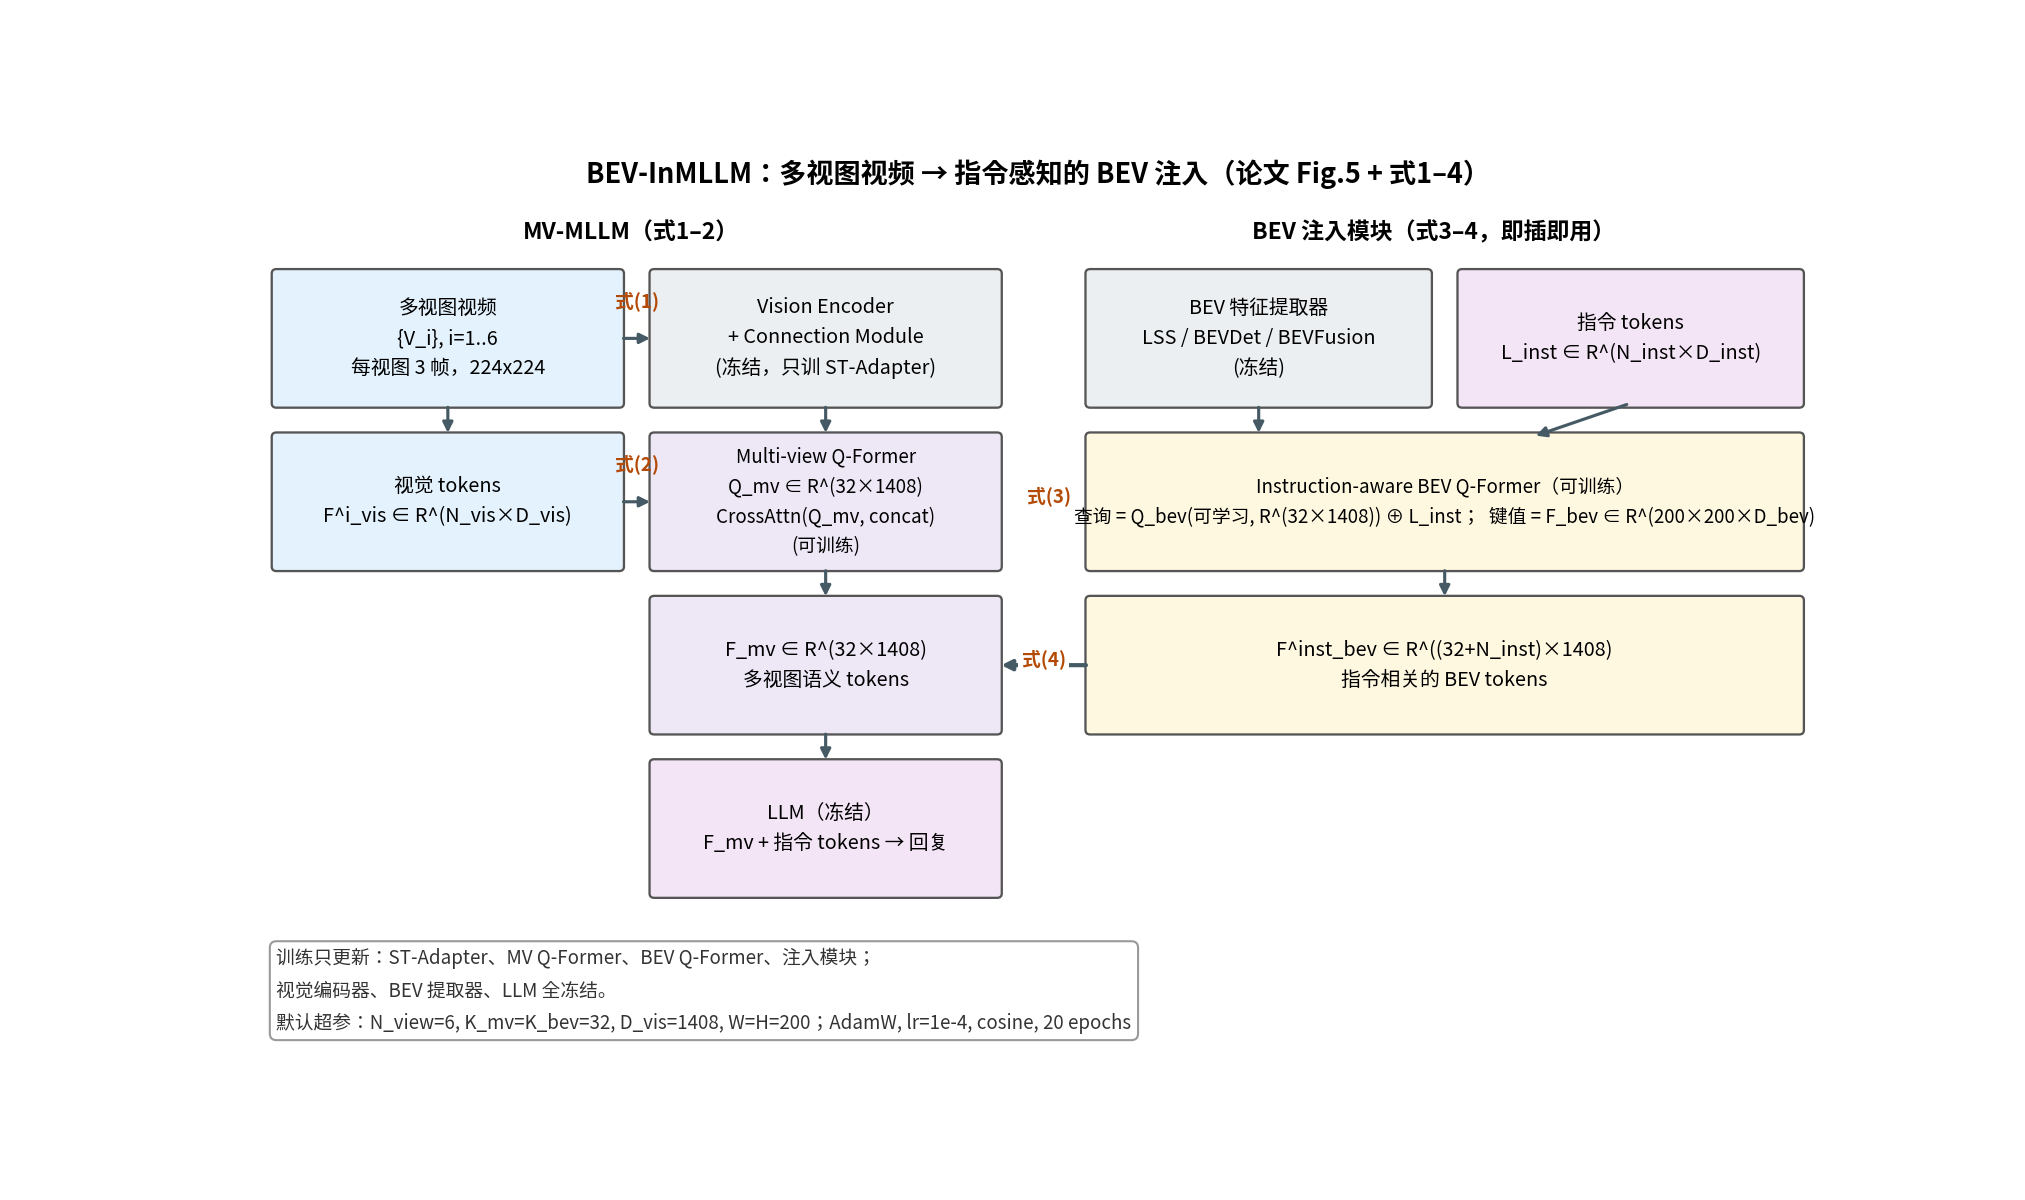

Here is the Python script that generated this plot:
# -*- coding: utf-8 -*-
"""BEV-InMLLM 架构：MV-MLLM（式1-2）+ BEV 注入模块（式3-4），标注张量形状（干净两列版）。"""
import matplotlib
matplotlib.use("Agg")
import matplotlib.pyplot as plt
import matplotlib.patches as mpatches

plt.rcParams["font.family"] = "Noto Sans CJK JP"
plt.rcParams["axes.unicode_minus"] = False

C_VID = "#e3f2fd"; C_Q = "#ede7f6"; C_BEV = "#fff8e1"; C_LLM = "#f3e5f5"; C_FRZ = "#eceff1"

fig, ax = plt.subplots(figsize=(13.5, 8.0))
ax.set_xlim(0, 13.5); ax.set_ylim(0, 8.2); ax.axis("off")

def box(x, y, w, h, text, fc, fs=9.5):
    ax.add_patch(mpatches.FancyBboxPatch((x, y), w, h, boxstyle="round,pad=0.04",
                 fc=fc, ec="#555", lw=1.1))
    ax.text(x + w/2, y + h/2, text, ha="center", va="center", fontsize=fs, linespacing=1.55)

def arrow(x1, y1, x2, y2, lw=1.5):
    ax.annotate("", xy=(x2, y2), xytext=(x1, y1),
                arrowprops=dict(arrowstyle="-|>", color="#455a64", lw=lw))

def label(x, y, s, fs=9, bg=None):
    t = ax.text(x, y, s, fontsize=fs, color="#b34a06", ha="center", style="italic", weight="bold")
    if bg:
        t.set_bbox(dict(fc="white", ec="none", pad=1.5))
    return t

ax.text(6.75, 7.85, "BEV-InMLLM：多视图视频 → 指令感知的 BEV 注入（论文 Fig.5 + 式1–4）", fontsize=13, weight="bold", ha="center")

# ===== 左列：MV-MLLM =====
ax.text(3.25, 7.35, "MV-MLLM（式1–2）", fontsize=11, weight="bold", ha="center")
box(0.2, 5.9, 2.95, 1.15, "多视图视频\n{V_i}, i=1..6\n每视图 3 帧，224x224", C_VID)
box(3.45, 5.9, 2.95, 1.15, "Vision Encoder\n+ Connection Module\n(冻结，只训 ST-Adapter)", C_FRZ)
arrow(3.15, 6.475, 3.45, 6.475); label(3.3, 6.75, "式(1)")
box(0.2, 4.45, 2.95, 1.15, "视觉 tokens\nF^i_vis ∈ R^(N_vis×D_vis)", C_VID)
box(3.45, 4.45, 2.95, 1.15, "Multi-view Q-Former\nQ_mv ∈ R^(32×1408)\nCrossAttn(Q_mv, concat)\n(可训练)", C_Q, 9)
arrow(3.15, 5.025, 3.45, 5.025); label(3.3, 5.31, "式(2)")
arrow(1.675, 5.9, 1.675, 5.6)
arrow(4.925, 5.9, 4.925, 5.6)
box(3.45, 3.0, 2.95, 1.15, "F_mv ∈ R^(32×1408)\n多视图语义 tokens", C_Q)
arrow(4.925, 4.45, 4.925, 4.15)
box(3.45, 1.55, 2.95, 1.15, "LLM（冻结）\nF_mv + 指令 tokens → 回复", C_LLM)
arrow(4.925, 3.0, 4.925, 2.7)

# ===== 右列：BEV 注入 =====
ax.text(10.15, 7.35, "BEV 注入模块（式3–4，即插即用）", fontsize=11, weight="bold", ha="center")
box(7.2, 5.9, 2.9, 1.15, "BEV 特征提取器\nLSS / BEVDet / BEVFusion\n(冻结)", C_FRZ)
box(10.4, 5.9, 2.9, 1.15, "指令 tokens\nL_inst ∈ R^(N_inst×D_inst)", C_LLM)
box(7.2, 4.45, 6.1, 1.15, "Instruction-aware BEV Q-Former（可训练）\n查询 = Q_bev(可学习, R^(32×1408)) ⊕ L_inst；  键值 = F_bev ∈ R^(200×200×D_bev)", C_BEV, 9)
arrow(8.65, 5.9, 8.65, 5.6)
arrow(11.85, 5.9, 11.0, 5.6)
label(6.85, 5.025, "式(3)", bg=True)
box(7.2, 3.0, 6.1, 1.15, "F^inst_bev ∈ R^((32+N_inst)×1408)\n指令相关的 BEV tokens", C_BEV)
arrow(10.25, 4.45, 10.25, 4.15)

# ===== 注入箭头 =====
arrow(7.2, 3.575, 6.4, 3.575, lw=2.0)
label(6.8, 3.575, "式(4)", bg=True)

# ===== 训练说明 =====
ax.text(0.2, 0.35, "训练只更新：ST-Adapter、MV Q-Former、BEV Q-Former、注入模块；\n"
        "视觉编码器、BEV 提取器、LLM 全冻结。\n"
        "默认超参：N_view=6, K_mv=K_bev=32, D_vis=1408, W=H=200；AdamW, lr=1e-4, cosine, 20 epochs",
        fontsize=9, ha="left", color="#333", linespacing=1.7,
        bbox=dict(fc="white", ec="#999", boxstyle="round,pad=0.35"))

plt.savefig("/home/hatch/workspace/your_files/paper-xray-100/papers/089-Agent-nuinstruct/fig-bevin.png", dpi=150)
print("saved fig-bevin.png")
